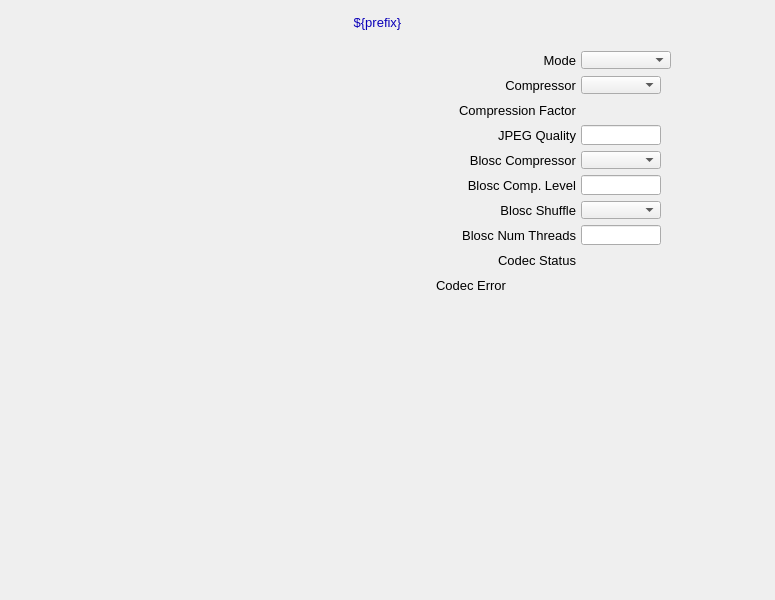
<?xml version="1.0" ?>
<ui version="4.0">
  <class>Dialog</class>
  <widget class="QWidget" name="screen">
    <property name="geometry">
      <rect>
        <x>330</x>
        <y>189</y>
        <width>775</width>
        <height>600</height>
      </rect>
    </property>
    <property name="styleSheet">
      <string notr="true">QWidget#screen {
  color: rgb(0, 0, 0);
  background-color: rgb(187, 187, 187);
  }</string>
    </property>
    <property name="windowTitle">
      <string>NDCodec</string>
    </property>
    <widget class="PyDMDrawingRectangle" name="rectangle">
      <property name="geometry">
        <rect>
          <x>0</x>
          <y>9</y>
          <width>755</width>
          <height>26</height>
        </rect>
      </property>
      <property name="brush" stdset="0">
        <brush brushstyle="SolidPattern">
          <color alpha="255">
            <red>218</red>
            <green>218</green>
            <blue>218</blue>
          </color>
        </brush>
      </property>
      <property name="penStyle" stdset="0">
        <enum>Qt::SolidLine</enum>
      </property>
      <property name="penColor" stdset="0">
        <color>
          <red>218</red>
          <green>218</green>
          <blue>218</blue>
        </color>
      </property>
      <property name="penWidth" stdset="0">
        <double>0</double>
      </property>
      <property name="penCapStyle" stdset="0">
        <enum>Qt::FlatCap</enum>
      </property>
      <property name="toolTip">
        <string>rectangle</string>
      </property>
    </widget>
    <widget class="QLabel" name="text">
      <property name="geometry">
        <rect>
          <x>0</x>
          <y>10</y>
          <width>755</width>
          <height>25</height>
        </rect>
      </property>
      <property name="text">
        <string>${prefix}</string>
      </property>
      <property name="font" stdset="0">
        <font>
          <pointsize>10</pointsize>
        </font>
      </property>
      <property name="brush" stdset="0">
        <brush brushstyle="SolidPattern">
          <color alpha="255">
            <red>10</red>
            <green>0</green>
            <blue>184</blue>
          </color>
        </brush>
      </property>
      <property name="toolTip">
        <string>text</string>
      </property>
      <property name="alignment">
        <set>Qt::AlignCenter</set>
      </property>
      <property name="styleSheet">
        <string notr="true">QLabel#text {
  color: rgb(10, 0, 184);
  }</string>
      </property>
    </widget>
    <widget class="PyDMDrawingRectangle" name="rectangle_1">
      <property name="geometry">
        <rect>
          <x>390</x>
          <y>40</y>
          <width>380</width>
          <height>260</height>
        </rect>
      </property>
      <property name="brush" stdset="0">
        <brush brushstyle="NoBrush">
          <color alpha="255">
            <red>0</red>
            <green>0</green>
            <blue>0</blue>
          </color>
        </brush>
      </property>
      <property name="penStyle" stdset="0">
        <enum>Qt::SolidLine</enum>
      </property>
      <property name="penColor" stdset="0">
        <color>
          <red>0</red>
          <green>0</green>
          <blue>0</blue>
        </color>
      </property>
      <property name="penWidth" stdset="0">
        <double>1</double>
      </property>
      <property name="penCapStyle" stdset="0">
        <enum>Qt::FlatCap</enum>
      </property>
      <property name="toolTip">
        <string>rectangle_1</string>
      </property>
    </widget>
    <widget class="PyDMEmbeddedDisplay" name="composite">
      <property name="geometry">
        <rect>
          <x>5</x>
          <y>40</y>
          <width>380</width>
          <height>555</height>
        </rect>
      </property>
      <property name="toolTip">
        <string>composite</string>
      </property>
      <property name="filename" stdset="0">
        <string>PluginBase_V35.ui</string>
      </property>
    </widget>
    <widget class="PyDMLabel" name="text_update">
      <property name="geometry">
        <rect>
          <x>676</x>
          <y>51</y>
          <width>90</width>
          <height>18</height>
        </rect>
      </property>
      <property name="toolTip">
        <string>PV: ${prefix}Mode_RBV</string>
      </property>
      <property name="channel" stdset="0">
        <string>ca://${prefix}Mode_RBV</string>
      </property>
      <property name="displayFormat" stdset="0">
        <enum>PyDMLabel::String</enum>
      </property>
      <property name="font" stdset="0">
        <font>
          <pointsize>10</pointsize>
        </font>
      </property>
      <property name="alignment">
        <set>Qt::AlignLeading|Qt::AlignLeft|Qt::AlignVCenter</set>
      </property>
      <property name="textInteractionFlags">
        <set>Qt::TextSelectableByKeyboard|Qt::TextSelectableByMouse</set>
      </property>
      <property name="styleSheet">
        <string notr="true">PyDMLabel#text_update {
  color: rgb(10, 0, 184);
  background-color: rgb(187, 187, 187);
  }</string>
      </property>
    </widget>
    <widget class="PyDMLabel" name="text_update_1">
      <property name="geometry">
        <rect>
          <x>666</x>
          <y>76</y>
          <width>100</width>
          <height>18</height>
        </rect>
      </property>
      <property name="toolTip">
        <string>PV: ${prefix}Compressor_RBV</string>
      </property>
      <property name="channel" stdset="0">
        <string>ca://${prefix}Compressor_RBV</string>
      </property>
      <property name="displayFormat" stdset="0">
        <enum>PyDMLabel::String</enum>
      </property>
      <property name="font" stdset="0">
        <font>
          <pointsize>10</pointsize>
        </font>
      </property>
      <property name="alignment">
        <set>Qt::AlignLeading|Qt::AlignLeft|Qt::AlignVCenter</set>
      </property>
      <property name="textInteractionFlags">
        <set>Qt::TextSelectableByKeyboard|Qt::TextSelectableByMouse</set>
      </property>
      <property name="styleSheet">
        <string notr="true">PyDMLabel#text_update_1 {
  color: rgb(10, 0, 184);
  background-color: rgb(187, 187, 187);
  }</string>
      </property>
    </widget>
    <widget class="PyDMEnumComboBox" name="menu">
      <property name="geometry">
        <rect>
          <x>581</x>
          <y>51</y>
          <width>90</width>
          <height>18</height>
        </rect>
      </property>
      <property name="toolTip">
        <string>${prefix}Mode</string>
      </property>
      <property name="channel" stdset="0">
        <string>ca://${prefix}Mode</string>
      </property>
      <property name="font" stdset="0">
        <font>
          <pointsize>10</pointsize>
        </font>
      </property>
      <property name="styleSheet">
        <string notr="true">PyDMEnumComboBox#menu {
  color: rgb(0, 0, 0);
  background-color: rgb(115, 223, 255);
  }</string>
      </property>
    </widget>
    <widget class="PyDMEnumComboBox" name="menu_1">
      <property name="geometry">
        <rect>
          <x>581</x>
          <y>76</y>
          <width>80</width>
          <height>18</height>
        </rect>
      </property>
      <property name="toolTip">
        <string>${prefix}Compressor</string>
      </property>
      <property name="channel" stdset="0">
        <string>ca://${prefix}Compressor</string>
      </property>
      <property name="font" stdset="0">
        <font>
          <pointsize>10</pointsize>
        </font>
      </property>
      <property name="styleSheet">
        <string notr="true">PyDMEnumComboBox#menu_1 {
  color: rgb(0, 0, 0);
  background-color: rgb(115, 223, 255);
  }</string>
      </property>
    </widget>
    <widget class="QLabel" name="text_1">
      <property name="geometry">
        <rect>
          <x>536</x>
          <y>50</y>
          <width>40</width>
          <height>20</height>
        </rect>
      </property>
      <property name="text">
        <string>Mode</string>
      </property>
      <property name="font" stdset="0">
        <font>
          <pointsize>10</pointsize>
        </font>
      </property>
      <property name="brush" stdset="0">
        <brush brushstyle="SolidPattern">
          <color alpha="255">
            <red>0</red>
            <green>0</green>
            <blue>0</blue>
          </color>
        </brush>
      </property>
      <property name="toolTip">
        <string>text_1</string>
      </property>
      <property name="alignment">
        <set>Qt::AlignRight|Qt::AlignTrailing|Qt::AlignVCenter</set>
      </property>
      <property name="styleSheet">
        <string notr="true">QLabel#text_1 {
  color: rgb(0, 0, 0);
  }</string>
      </property>
    </widget>
    <widget class="QLabel" name="text_2">
      <property name="geometry">
        <rect>
          <x>476</x>
          <y>75</y>
          <width>100</width>
          <height>20</height>
        </rect>
      </property>
      <property name="text">
        <string>Compressor</string>
      </property>
      <property name="font" stdset="0">
        <font>
          <pointsize>10</pointsize>
        </font>
      </property>
      <property name="brush" stdset="0">
        <brush brushstyle="SolidPattern">
          <color alpha="255">
            <red>0</red>
            <green>0</green>
            <blue>0</blue>
          </color>
        </brush>
      </property>
      <property name="toolTip">
        <string>text_2</string>
      </property>
      <property name="alignment">
        <set>Qt::AlignRight|Qt::AlignTrailing|Qt::AlignVCenter</set>
      </property>
      <property name="styleSheet">
        <string notr="true">QLabel#text_2 {
  color: rgb(0, 0, 0);
  }</string>
      </property>
    </widget>
    <widget class="PyDMLabel" name="text_update_2">
      <property name="geometry">
        <rect>
          <x>666</x>
          <y>126</y>
          <width>100</width>
          <height>18</height>
        </rect>
      </property>
      <property name="toolTip">
        <string>PV: ${prefix}JPEGQuality_RBV</string>
      </property>
      <property name="channel" stdset="0">
        <string>ca://${prefix}JPEGQuality_RBV</string>
      </property>
      <property name="font" stdset="0">
        <font>
          <pointsize>10</pointsize>
        </font>
      </property>
      <property name="alignment">
        <set>Qt::AlignLeading|Qt::AlignLeft|Qt::AlignVCenter</set>
      </property>
      <property name="textInteractionFlags">
        <set>Qt::TextSelectableByKeyboard|Qt::TextSelectableByMouse</set>
      </property>
      <property name="styleSheet">
        <string notr="true">PyDMLabel#text_update_2 {
  color: rgb(10, 0, 184);
  background-color: rgb(187, 187, 187);
  }</string>
      </property>
    </widget>
    <widget class="PyDMLineEdit" name="text_entry">
      <property name="geometry">
        <rect>
          <x>581</x>
          <y>125</y>
          <width>80</width>
          <height>20</height>
        </rect>
      </property>
      <property name="channel" stdset="0">
        <string>ca://${prefix}JPEGQuality</string>
      </property>
      <property name="toolTip">
        <string>${prefix}JPEGQuality</string>
      </property>
      <property name="font" stdset="0">
        <font>
          <pointsize>10</pointsize>
        </font>
      </property>
      <property name="styleSheet">
        <string notr="true">PyDMLineEdit#text_entry {
  color: rgb(0, 0, 0);
  background-color: rgb(115, 223, 255);
  border: 1px solid black;
  margin: 0px;
  padding: 0px;
  spacing: 0px;
  }</string>
      </property>
    </widget>
    <widget class="QLabel" name="text_3">
      <property name="geometry">
        <rect>
          <x>456</x>
          <y>125</y>
          <width>120</width>
          <height>20</height>
        </rect>
      </property>
      <property name="text">
        <string>JPEG Quality</string>
      </property>
      <property name="font" stdset="0">
        <font>
          <pointsize>10</pointsize>
        </font>
      </property>
      <property name="brush" stdset="0">
        <brush brushstyle="SolidPattern">
          <color alpha="255">
            <red>0</red>
            <green>0</green>
            <blue>0</blue>
          </color>
        </brush>
      </property>
      <property name="toolTip">
        <string>text_3</string>
      </property>
      <property name="alignment">
        <set>Qt::AlignRight|Qt::AlignTrailing|Qt::AlignVCenter</set>
      </property>
      <property name="styleSheet">
        <string notr="true">QLabel#text_3 {
  color: rgb(0, 0, 0);
  }</string>
      </property>
    </widget>
    <widget class="PyDMLabel" name="text_update_3">
      <property name="geometry">
        <rect>
          <x>666</x>
          <y>151</y>
          <width>100</width>
          <height>18</height>
        </rect>
      </property>
      <property name="toolTip">
        <string>PV: ${prefix}BloscCompressor_RBV</string>
      </property>
      <property name="channel" stdset="0">
        <string>ca://${prefix}BloscCompressor_RBV</string>
      </property>
      <property name="displayFormat" stdset="0">
        <enum>PyDMLabel::String</enum>
      </property>
      <property name="font" stdset="0">
        <font>
          <pointsize>10</pointsize>
        </font>
      </property>
      <property name="alignment">
        <set>Qt::AlignLeading|Qt::AlignLeft|Qt::AlignVCenter</set>
      </property>
      <property name="textInteractionFlags">
        <set>Qt::TextSelectableByKeyboard|Qt::TextSelectableByMouse</set>
      </property>
      <property name="styleSheet">
        <string notr="true">PyDMLabel#text_update_3 {
  color: rgb(10, 0, 184);
  background-color: rgb(187, 187, 187);
  }</string>
      </property>
    </widget>
    <widget class="PyDMLabel" name="text_update_4">
      <property name="geometry">
        <rect>
          <x>666</x>
          <y>176</y>
          <width>100</width>
          <height>18</height>
        </rect>
      </property>
      <property name="toolTip">
        <string>PV: ${prefix}BloscCLevel_RBV</string>
      </property>
      <property name="channel" stdset="0">
        <string>ca://${prefix}BloscCLevel_RBV</string>
      </property>
      <property name="font" stdset="0">
        <font>
          <pointsize>10</pointsize>
        </font>
      </property>
      <property name="alignment">
        <set>Qt::AlignLeading|Qt::AlignLeft|Qt::AlignVCenter</set>
      </property>
      <property name="textInteractionFlags">
        <set>Qt::TextSelectableByKeyboard|Qt::TextSelectableByMouse</set>
      </property>
      <property name="styleSheet">
        <string notr="true">PyDMLabel#text_update_4 {
  color: rgb(10, 0, 184);
  background-color: rgb(187, 187, 187);
  }</string>
      </property>
    </widget>
    <widget class="PyDMLabel" name="text_update_5">
      <property name="geometry">
        <rect>
          <x>666</x>
          <y>201</y>
          <width>100</width>
          <height>18</height>
        </rect>
      </property>
      <property name="toolTip">
        <string>PV: ${prefix}BloscShuffle_RBV</string>
      </property>
      <property name="channel" stdset="0">
        <string>ca://${prefix}BloscShuffle_RBV</string>
      </property>
      <property name="displayFormat" stdset="0">
        <enum>PyDMLabel::String</enum>
      </property>
      <property name="font" stdset="0">
        <font>
          <pointsize>10</pointsize>
        </font>
      </property>
      <property name="alignment">
        <set>Qt::AlignLeading|Qt::AlignLeft|Qt::AlignVCenter</set>
      </property>
      <property name="textInteractionFlags">
        <set>Qt::TextSelectableByKeyboard|Qt::TextSelectableByMouse</set>
      </property>
      <property name="styleSheet">
        <string notr="true">PyDMLabel#text_update_5 {
  color: rgb(10, 0, 184);
  background-color: rgb(187, 187, 187);
  }</string>
      </property>
    </widget>
    <widget class="PyDMLabel" name="text_update_6">
      <property name="geometry">
        <rect>
          <x>666</x>
          <y>226</y>
          <width>100</width>
          <height>18</height>
        </rect>
      </property>
      <property name="toolTip">
        <string>PV: ${prefix}BloscNumThreads_RBV</string>
      </property>
      <property name="channel" stdset="0">
        <string>ca://${prefix}BloscNumThreads_RBV</string>
      </property>
      <property name="font" stdset="0">
        <font>
          <pointsize>10</pointsize>
        </font>
      </property>
      <property name="alignment">
        <set>Qt::AlignLeading|Qt::AlignLeft|Qt::AlignVCenter</set>
      </property>
      <property name="textInteractionFlags">
        <set>Qt::TextSelectableByKeyboard|Qt::TextSelectableByMouse</set>
      </property>
      <property name="styleSheet">
        <string notr="true">PyDMLabel#text_update_6 {
  color: rgb(10, 0, 184);
  background-color: rgb(187, 187, 187);
  }</string>
      </property>
    </widget>
    <widget class="PyDMEnumComboBox" name="menu_2">
      <property name="geometry">
        <rect>
          <x>581</x>
          <y>151</y>
          <width>80</width>
          <height>18</height>
        </rect>
      </property>
      <property name="toolTip">
        <string>${prefix}BloscCompressor</string>
      </property>
      <property name="channel" stdset="0">
        <string>ca://${prefix}BloscCompressor</string>
      </property>
      <property name="font" stdset="0">
        <font>
          <pointsize>10</pointsize>
        </font>
      </property>
      <property name="styleSheet">
        <string notr="true">PyDMEnumComboBox#menu_2 {
  color: rgb(0, 0, 0);
  background-color: rgb(115, 223, 255);
  }</string>
      </property>
    </widget>
    <widget class="PyDMLineEdit" name="text_entry_1">
      <property name="geometry">
        <rect>
          <x>581</x>
          <y>175</y>
          <width>80</width>
          <height>20</height>
        </rect>
      </property>
      <property name="channel" stdset="0">
        <string>ca://${prefix}BloscCLevel</string>
      </property>
      <property name="toolTip">
        <string>${prefix}BloscCLevel</string>
      </property>
      <property name="font" stdset="0">
        <font>
          <pointsize>10</pointsize>
        </font>
      </property>
      <property name="styleSheet">
        <string notr="true">PyDMLineEdit#text_entry_1 {
  color: rgb(0, 0, 0);
  background-color: rgb(115, 223, 255);
  border: 1px solid black;
  margin: 0px;
  padding: 0px;
  spacing: 0px;
  }</string>
      </property>
    </widget>
    <widget class="PyDMEnumComboBox" name="menu_3">
      <property name="geometry">
        <rect>
          <x>581</x>
          <y>201</y>
          <width>80</width>
          <height>18</height>
        </rect>
      </property>
      <property name="toolTip">
        <string>${prefix}BloscShuffle</string>
      </property>
      <property name="channel" stdset="0">
        <string>ca://${prefix}BloscShuffle</string>
      </property>
      <property name="font" stdset="0">
        <font>
          <pointsize>10</pointsize>
        </font>
      </property>
      <property name="styleSheet">
        <string notr="true">PyDMEnumComboBox#menu_3 {
  color: rgb(0, 0, 0);
  background-color: rgb(115, 223, 255);
  }</string>
      </property>
    </widget>
    <widget class="PyDMLineEdit" name="text_entry_2">
      <property name="geometry">
        <rect>
          <x>581</x>
          <y>225</y>
          <width>80</width>
          <height>20</height>
        </rect>
      </property>
      <property name="channel" stdset="0">
        <string>ca://${prefix}BloscNumThreads</string>
      </property>
      <property name="toolTip">
        <string>${prefix}BloscNumThreads</string>
      </property>
      <property name="font" stdset="0">
        <font>
          <pointsize>10</pointsize>
        </font>
      </property>
      <property name="styleSheet">
        <string notr="true">PyDMLineEdit#text_entry_2 {
  color: rgb(0, 0, 0);
  background-color: rgb(115, 223, 255);
  border: 1px solid black;
  margin: 0px;
  padding: 0px;
  spacing: 0px;
  }</string>
      </property>
    </widget>
    <widget class="QLabel" name="text_4">
      <property name="geometry">
        <rect>
          <x>416</x>
          <y>150</y>
          <width>160</width>
          <height>20</height>
        </rect>
      </property>
      <property name="text">
        <string>Blosc Compressor</string>
      </property>
      <property name="font" stdset="0">
        <font>
          <pointsize>10</pointsize>
        </font>
      </property>
      <property name="brush" stdset="0">
        <brush brushstyle="SolidPattern">
          <color alpha="255">
            <red>0</red>
            <green>0</green>
            <blue>0</blue>
          </color>
        </brush>
      </property>
      <property name="toolTip">
        <string>text_4</string>
      </property>
      <property name="alignment">
        <set>Qt::AlignRight|Qt::AlignTrailing|Qt::AlignVCenter</set>
      </property>
      <property name="styleSheet">
        <string notr="true">QLabel#text_4 {
  color: rgb(0, 0, 0);
  }</string>
      </property>
    </widget>
    <widget class="QLabel" name="text_5">
      <property name="geometry">
        <rect>
          <x>406</x>
          <y>175</y>
          <width>170</width>
          <height>20</height>
        </rect>
      </property>
      <property name="text">
        <string>Blosc Comp. Level</string>
      </property>
      <property name="font" stdset="0">
        <font>
          <pointsize>10</pointsize>
        </font>
      </property>
      <property name="brush" stdset="0">
        <brush brushstyle="SolidPattern">
          <color alpha="255">
            <red>0</red>
            <green>0</green>
            <blue>0</blue>
          </color>
        </brush>
      </property>
      <property name="toolTip">
        <string>text_5</string>
      </property>
      <property name="alignment">
        <set>Qt::AlignRight|Qt::AlignTrailing|Qt::AlignVCenter</set>
      </property>
      <property name="styleSheet">
        <string notr="true">QLabel#text_5 {
  color: rgb(0, 0, 0);
  }</string>
      </property>
    </widget>
    <widget class="QLabel" name="text_6">
      <property name="geometry">
        <rect>
          <x>446</x>
          <y>200</y>
          <width>130</width>
          <height>20</height>
        </rect>
      </property>
      <property name="text">
        <string>Blosc Shuffle</string>
      </property>
      <property name="font" stdset="0">
        <font>
          <pointsize>10</pointsize>
        </font>
      </property>
      <property name="brush" stdset="0">
        <brush brushstyle="SolidPattern">
          <color alpha="255">
            <red>0</red>
            <green>0</green>
            <blue>0</blue>
          </color>
        </brush>
      </property>
      <property name="toolTip">
        <string>text_6</string>
      </property>
      <property name="alignment">
        <set>Qt::AlignRight|Qt::AlignTrailing|Qt::AlignVCenter</set>
      </property>
      <property name="styleSheet">
        <string notr="true">QLabel#text_6 {
  color: rgb(0, 0, 0);
  }</string>
      </property>
    </widget>
    <widget class="QLabel" name="text_7">
      <property name="geometry">
        <rect>
          <x>406</x>
          <y>225</y>
          <width>170</width>
          <height>20</height>
        </rect>
      </property>
      <property name="text">
        <string>Blosc Num Threads</string>
      </property>
      <property name="font" stdset="0">
        <font>
          <pointsize>10</pointsize>
        </font>
      </property>
      <property name="brush" stdset="0">
        <brush brushstyle="SolidPattern">
          <color alpha="255">
            <red>0</red>
            <green>0</green>
            <blue>0</blue>
          </color>
        </brush>
      </property>
      <property name="toolTip">
        <string>text_7</string>
      </property>
      <property name="alignment">
        <set>Qt::AlignRight|Qt::AlignTrailing|Qt::AlignVCenter</set>
      </property>
      <property name="styleSheet">
        <string notr="true">QLabel#text_7 {
  color: rgb(0, 0, 0);
  }</string>
      </property>
    </widget>
    <widget class="QLabel" name="text_8">
      <property name="geometry">
        <rect>
          <x>396</x>
          <y>100</y>
          <width>180</width>
          <height>20</height>
        </rect>
      </property>
      <property name="text">
        <string>Compression Factor</string>
      </property>
      <property name="font" stdset="0">
        <font>
          <pointsize>10</pointsize>
        </font>
      </property>
      <property name="brush" stdset="0">
        <brush brushstyle="SolidPattern">
          <color alpha="255">
            <red>0</red>
            <green>0</green>
            <blue>0</blue>
          </color>
        </brush>
      </property>
      <property name="toolTip">
        <string>text_8</string>
      </property>
      <property name="alignment">
        <set>Qt::AlignRight|Qt::AlignTrailing|Qt::AlignVCenter</set>
      </property>
      <property name="styleSheet">
        <string notr="true">QLabel#text_8 {
  color: rgb(0, 0, 0);
  }</string>
      </property>
    </widget>
    <widget class="PyDMLabel" name="text_update_7">
      <property name="geometry">
        <rect>
          <x>581</x>
          <y>101</y>
          <width>80</width>
          <height>18</height>
        </rect>
      </property>
      <property name="toolTip">
        <string>PV: ${prefix}CompFactor_RBV</string>
      </property>
      <property name="channel" stdset="0">
        <string>ca://${prefix}CompFactor_RBV</string>
      </property>
      <property name="font" stdset="0">
        <font>
          <pointsize>10</pointsize>
        </font>
      </property>
      <property name="alignment">
        <set>Qt::AlignLeading|Qt::AlignLeft|Qt::AlignVCenter</set>
      </property>
      <property name="textInteractionFlags">
        <set>Qt::TextSelectableByKeyboard|Qt::TextSelectableByMouse</set>
      </property>
      <property name="styleSheet">
        <string notr="true">PyDMLabel#text_update_7 {
  color: rgb(10, 0, 184);
  background-color: rgb(187, 187, 187);
  }</string>
      </property>
    </widget>
    <widget class="QLabel" name="text_9">
      <property name="geometry">
        <rect>
          <x>456</x>
          <y>250</y>
          <width>120</width>
          <height>20</height>
        </rect>
      </property>
      <property name="text">
        <string>Codec Status</string>
      </property>
      <property name="font" stdset="0">
        <font>
          <pointsize>10</pointsize>
        </font>
      </property>
      <property name="brush" stdset="0">
        <brush brushstyle="SolidPattern">
          <color alpha="255">
            <red>0</red>
            <green>0</green>
            <blue>0</blue>
          </color>
        </brush>
      </property>
      <property name="toolTip">
        <string>text_9</string>
      </property>
      <property name="alignment">
        <set>Qt::AlignRight|Qt::AlignTrailing|Qt::AlignVCenter</set>
      </property>
      <property name="styleSheet">
        <string notr="true">QLabel#text_9 {
  color: rgb(0, 0, 0);
  }</string>
      </property>
    </widget>
    <widget class="PyDMLabel" name="text_update_8">
      <property name="geometry">
        <rect>
          <x>581</x>
          <y>251</y>
          <width>80</width>
          <height>18</height>
        </rect>
      </property>
      <property name="toolTip">
        <string>PV: ${prefix}CodecStatus</string>
      </property>
      <property name="channel" stdset="0">
        <string>ca://${prefix}CodecStatus</string>
      </property>
      <property name="displayFormat" stdset="0">
        <enum>PyDMLabel::String</enum>
      </property>
      <property name="font" stdset="0">
        <font>
          <pointsize>10</pointsize>
        </font>
      </property>
      <property name="alignment">
        <set>Qt::AlignCenter</set>
      </property>
      <property name="textInteractionFlags">
        <set>Qt::TextSelectableByKeyboard|Qt::TextSelectableByMouse</set>
      </property>
      <property name="styleSheet">
        <string notr="true">PyDMLabel#text_update_8 {
  color: rgb(10, 0, 184);
  background-color: rgb(70, 70, 70);
  }</string>
      </property>
    </widget>
    <widget class="QLabel" name="text_10">
      <property name="geometry">
        <rect>
          <x>396</x>
          <y>275</y>
          <width>110</width>
          <height>20</height>
        </rect>
      </property>
      <property name="text">
        <string>Codec Error</string>
      </property>
      <property name="font" stdset="0">
        <font>
          <pointsize>10</pointsize>
        </font>
      </property>
      <property name="brush" stdset="0">
        <brush brushstyle="SolidPattern">
          <color alpha="255">
            <red>0</red>
            <green>0</green>
            <blue>0</blue>
          </color>
        </brush>
      </property>
      <property name="toolTip">
        <string>text_10</string>
      </property>
      <property name="alignment">
        <set>Qt::AlignRight|Qt::AlignTrailing|Qt::AlignVCenter</set>
      </property>
      <property name="styleSheet">
        <string notr="true">QLabel#text_10 {
  color: rgb(0, 0, 0);
  }</string>
      </property>
    </widget>
    <widget class="PyDMLabel" name="text_update_9">
      <property name="geometry">
        <rect>
          <x>511</x>
          <y>278</y>
          <width>255</width>
          <height>14</height>
        </rect>
      </property>
      <property name="toolTip">
        <string>PV: ${prefix}CodecError</string>
      </property>
      <property name="channel" stdset="0">
        <string>ca://${prefix}CodecError</string>
      </property>
      <property name="displayFormat" stdset="0">
        <enum>PyDMLabel::String</enum>
      </property>
      <property name="font" stdset="0">
        <font>
          <pointsize>8</pointsize>
        </font>
      </property>
      <property name="alignment">
        <set>Qt::AlignLeading|Qt::AlignLeft|Qt::AlignVCenter</set>
      </property>
      <property name="textInteractionFlags">
        <set>Qt::TextSelectableByKeyboard|Qt::TextSelectableByMouse</set>
      </property>
      <property name="styleSheet">
        <string notr="true">PyDMLabel#text_update_9 {
  color: rgb(10, 0, 184);
  background-color: rgb(187, 187, 187);
  }</string>
      </property>
    </widget>
  </widget>
  <customwidgets>
    <customwidget>
      <class>PyDMDrawingRectangle</class>
      <extends>QWidget</extends>
      <header>pydm.widgets.drawing</header>
    </customwidget>
    <customwidget>
      <class>PyDMLabel</class>
      <extends>QLabel</extends>
      <header>pydm.widgets.label</header>
    </customwidget>
    <customwidget>
      <class>PyDMEmbeddedDisplay</class>
      <extends>QFrame</extends>
      <header>pydm.widgets.embedded_display</header>
    </customwidget>
    <customwidget>
      <class>PyDMEnumComboBox</class>
      <extends>QComboBox</extends>
      <header>pydm.widgets.enum_combo_box</header>
    </customwidget>
    <customwidget>
      <class>PyDMLineEdit</class>
      <extends>QLineEdit</extends>
      <header>pydm.widgets.line_edit</header>
    </customwidget>
  </customwidgets>
</ui>
